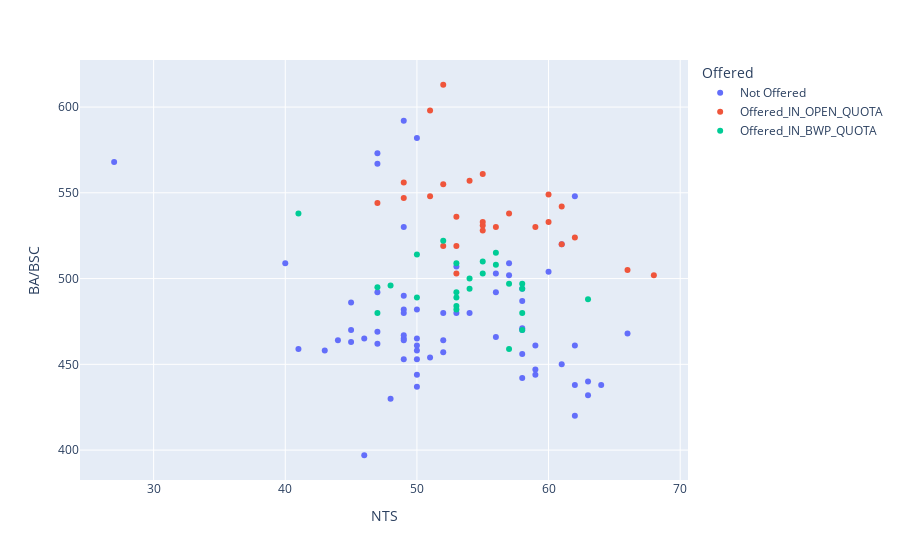

Notebook cell for this chart:
### Code cell
# x and y given as DataFrame columns
import plotly.express as px
import pandas as pd
df = pd.read_csv('dataset/sp18/sp18-for-weka-63-2019-04-12-qouta-wise-offered.csv')
print(df.columns)
fig = px.scatter(df, x="NTS", y="BA/BSC",color="Offered",hover_data=['Domicile'])
fig.show()

### Figure 1 — Plotly figure (JSON) as saved in the notebook; plotly's stock layout.template omitted (floating-point values rounded to 4 significant figures)
{"data": [{"customdata": [["Bahawalpur"], ["Bahawalpur"], ["Bahawalpur"], ["Bahawalpur"], ["Bahawalpur"], ["Bahawalpur"], ["Bahawalpur"], ["Bahawalpur"], ["Bahawalpur"], ["Bahawalpur"], ["Bahawalpur"], ["Bahawalpur"], ["Bahawalpur"], ["Bahawalpur"], ["Bahawalpur"], ["Bahawalpur"], ["OPEN"], ["Bahawalpur"], ["Bahawalpur"], ["Bahawalpur"], ["Bahawalpur"], ["Bahawalpur"], ["Bahawalpur"], ["Bahawalpur"], ["Bahawalpur"], ["Bahawalpur"], ["Bahawalpur"], ["Bahawalpur"], ["Bahawalpur"], ["Bahawalpur"], ["Bahawalpur"], ["Bahawalpur"], ["Bahawalpur"], ["Bahawalpur"], ["Bahawalpur"], ["Bahawalpur"], ["Bahawalpur"], ["Bahawalpur"], ["Bahawalpur"], ["Bahawalpur"], ["Bahawalpur"], ["Bahawalpur"], ["Bahawalpur"], ["Bahawalpur"], ["Bahawalpur"], ["Bahawalpur"], ["Bahawalpur"], ["Bahawalpur"], ["Bahawalpur"], ["Bahawalpur"], ["Bahawalpur"], ["Bahawalpur"], ["Bahawalpur"], ["Bahawalpur"], ["Bahawalpur"], ["Bahawalpur"], ["OPEN"], ["Bahawalpur"], ["OPEN"], ["OPEN"], ["OPEN"], ["OPEN"], ["OPEN"], ["OPEN"], ["OPEN"]], "hovertemplate": "Offered=Not Offered<br>NTS=%{x}<br>BA/BSC=%{y}<br>Domicile=%{customdata[0]}<extra></extra>", "legendgroup": "Not Offered", "marker": {"color": "#636efa", "symbol": "circle"}, "mode": "markers", "name": "Not Offered", "showlegend": true, "type": "scatter", "x": [47, 49, 58, 50, 62, 58, 47, 46, 56, 40, 44, 45, 49, 59, 49, 46, 52, 50, 50, 59, 63, 49, 49, 50, 47, 58, 59, 45, 45, 49, 58, 50, 62, 62, 47, 61, 56, 51, 61, 56, 53, 64, 52, 58, 43, 62, 50, 54, 49, 49, 63, 52, 48, 50, 50, 49, 27, 47, 53, 66, 58, 57, 60, 41, 57], "xaxis": "x", "y": [567, 465, 442, 437, 461, 471, 573, 397, 466, 509, 464, 470, 530, 461, 453, 465, 457, 458, 453, 447, 440, 467, 592, 461, 492, 456, 444, 463, 486, 490, 487, 582, 420, 548, 462, 450, 492, 454, 520, 503, 480, 438, 464, 470, 458, 438, 482, 480, 464, 482, 432, 480, 430, 465, 444, 480, 568, 469, 507, 468, 494, 509, 504, 459, 502], "yaxis": "y"}, {"customdata": [["Bahawalpur"], ["Bahawalpur"], ["Bahawalpur"], ["Bahawalpur"], ["Bahawalpur"], ["Bahawalpur"], ["Bahawalpur"], ["Bahawalpur"], ["Bahawalpur"], ["Bahawalpur"], ["Bahawalpur"], ["Bahawalpur"], ["Bahawalpur"], ["Bahawalpur"], ["Bahawalpur"], ["Bahawalpur"], ["Bahawalpur"], ["Bahawalpur"], ["Bahawalpur"], ["Bahawalpur"], ["Bahawalpur"], ["Bahawalpur"], ["Bahawalpur"], ["Bahawalpur"], ["OPEN"], ["OPEN"]], "hovertemplate": "Offered=Offered_IN_OPEN_QUOTA<br>NTS=%{x}<br>BA/BSC=%{y}<br>Domicile=%{customdata[0]}<extra></extra>", "legendgroup": "Offered_IN_OPEN_QUOTA", "marker": {"color": "#EF553B", "symbol": "circle"}, "mode": "markers", "name": "Offered_IN_OPEN_QUOTA", "showlegend": true, "type": "scatter", "x": [66, 49, 47, 52, 53, 55, 52, 60, 57, 59, 52, 53, 55, 56, 51, 49, 54, 61, 55, 51, 60, 62, 68, 55, 61, 53], "xaxis": "x", "y": [505, 556, 544, 519, 536, 561, 613, 533, 538, 530, 555, 503, 531, 530, 548, 547, 557, 520, 533, 598, 549, 524, 502, 528, 542, 519], "yaxis": "y"}, {"customdata": [["Bahawalpur"], ["Bahawalpur"], ["Bahawalpur"], ["Bahawalpur"], ["Bahawalpur"], ["Bahawalpur"], ["Bahawalpur"], ["Bahawalpur"], ["Bahawalpur"], ["Bahawalpur"], ["Bahawalpur"], ["Bahawalpur"], ["Bahawalpur"], ["Bahawalpur"], ["Bahawalpur"], ["Bahawalpur"], ["Bahawalpur"], ["Bahawalpur"], ["Bahawalpur"], ["Bahawalpur"], ["Bahawalpur"], ["Bahawalpur"], ["Bahawalpur"], ["Bahawalpur"], ["Bahawalpur"]], "hovertemplate": "Offered=Offered_IN_BWP_QUOTA<br>NTS=%{x}<br>BA/BSC=%{y}<br>Domicile=%{customdata[0]}<extra></extra>", "legendgroup": "Offered_IN_BWP_QUOTA", "marker": {"color": "#00cc96", "symbol": "circle"}, "mode": "markers", "name": "Offered_IN_BWP_QUOTA", "showlegend": true, "type": "scatter", "x": [41, 57, 53, 53, 56, 58, 47, 55, 57, 63, 55, 50, 58, 52, 53, 53, 56, 54, 54, 58, 47, 58, 48, 50, 53], "xaxis": "x", "y": [538, 497, 482, 489, 508, 494, 495, 510, 459, 488, 503, 514, 480, 522, 484, 492, 515, 500, 494, 497, 480, 470, 496, 489, 509], "yaxis": "y"}], "layout": {"legend": {"title": {"text": "Offered"}, "tracegroupgap": 0}, "margin": {"t": 60}, "xaxis": {"anchor": "y", "domain": [0, 1], "title": {"text": "NTS"}}, "yaxis": {"anchor": "x", "domain": [0, 1], "title": {"text": "BA/BSC"}}}}
